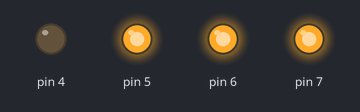
Recording of a sketch running on a simulated Arduino Uno, built with avr-gcc and run on an emulated ATmega328P. Shown: output pins drawn as LEDs (lit = HIGH).

Above: at 0.2 s.
At 1.2 s:
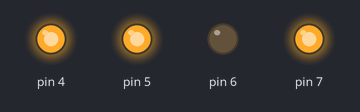
At 2.7 s:
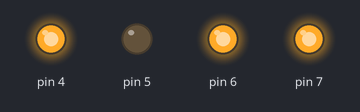
At 3.7 s:
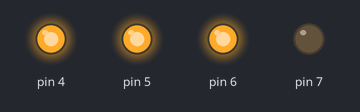
Timing chart, 0 to 4.6 s (numbered marks = the images above):
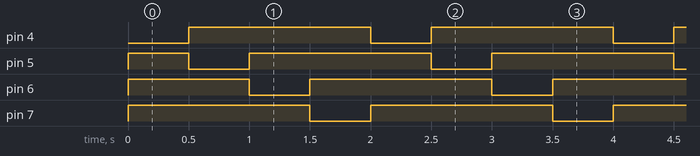

The sketch:

app.ino
```cpp
int leds[4] {4,5,6,7};
int current=0;

void setup(){
    for(auto &i : leds){
        pinMode(i,OUTPUT);
    }
}

void loop(){
    for(int i=0; i<4; i++){
        int value = i !=current;
        digitalWrite(leds[i],value);
    }
    delay(500);
    current=(current+1)%4;
}
```

Measured:
- by itself, pin 4, pin 7: alternates HIGH for 1.5 s and LOW for 0.50 s
- by itself, pin 5, pin 6: repeats every 2.0 s: LOW 0.50 s, HIGH 1.5 s
- by itself, everything shown: repeats every 2.0 s, in 4 steps
